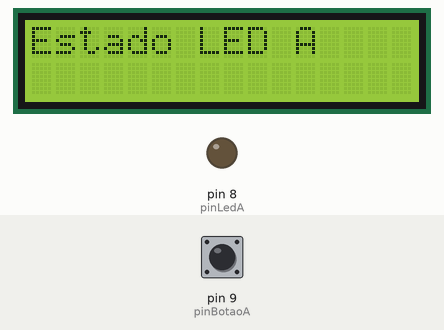
This sketch was run on a simulated Arduino Uno, built with avr-gcc and run on an emulated ATmega328P. Parts: 16×2 character LCD, output pins drawn as LEDs (lit = HIGH). The inputs (shaded band) are chosen by the test bench; at power-on: pin 9 (pinBotaoA) LOW.

Above: at 1.2 s.
1.3 s: pin 9 (pinBotaoA) pulled HIGH for 0.15 s
At 1.8 s:
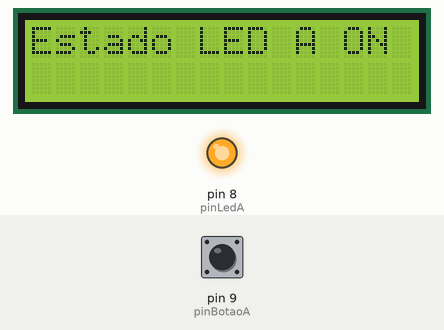
2.9 s: pin 9 (pinBotaoA) pulled HIGH for 1 s
At 4.2 s:
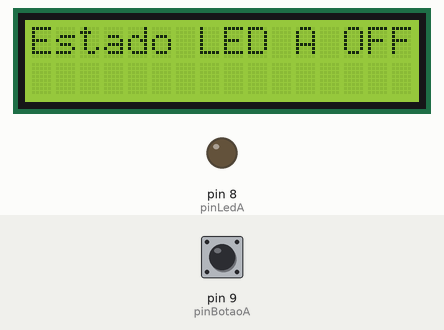
5.4 s: pin 9 (pinBotaoA) pulled HIGH for 3.2 s
At 6.1 s:
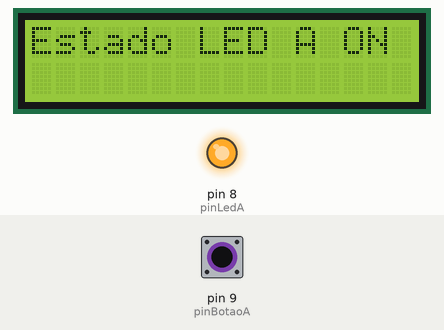
Timing chart, 0 to 8.4 s (numbered marks = the images above; inputs shaded):
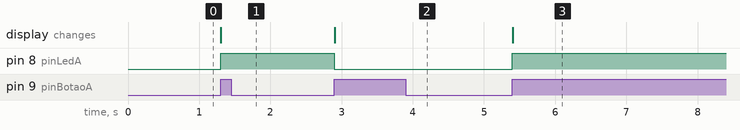

The sketch:

aula_341.ino
```cpp
#include <LiquidCrystal_I2C.h>

LiquidCrystal_I2C lcd (0x27, 16, 2);

#define pinLedA 8
#define pinBotaoA 9

void setup(){
  pinMode(pinBotaoA, INPUT);
  pinMode(pinLedA, OUTPUT);
  lcd.init();
  lcd.backlight();
  Serial.begin(9600);
  lcd.print("Estado LED A ");
}

void loop(){


  bool estadoBotaoA = digitalRead(pinBotaoA);
  static bool estadoAnteriorBotaoA = 0;
  static bool estadoLedA = 0;

  digitalWrite(pinLedA, estadoLedA);

  if (estadoBotaoA && !estadoAnteriorBotaoA){
    estadoLedA = !estadoLedA;
    digitalWrite(pinLedA, estadoLedA);

    lcd.setCursor(13,0);

    if (estadoLedA) {
      lcd.print("ON ");


    }else{
      lcd.print("OFF ");
    }

  }else{


  }

  estadoAnteriorBotaoA = estadoBotaoA;
}
```

Measured:
- after the input at 1.3 s, pin 8 (pinLedA): LOW → HIGH at once; the display: changes at once (image 1)
- after the input at 2.9 s, pin 8 (pinLedA): HIGH → LOW at once; the display: changes at once (image 2)
- after the input at 5.4 s, pin 8 (pinLedA): LOW → HIGH at once; the display: changes at once (image 3)
